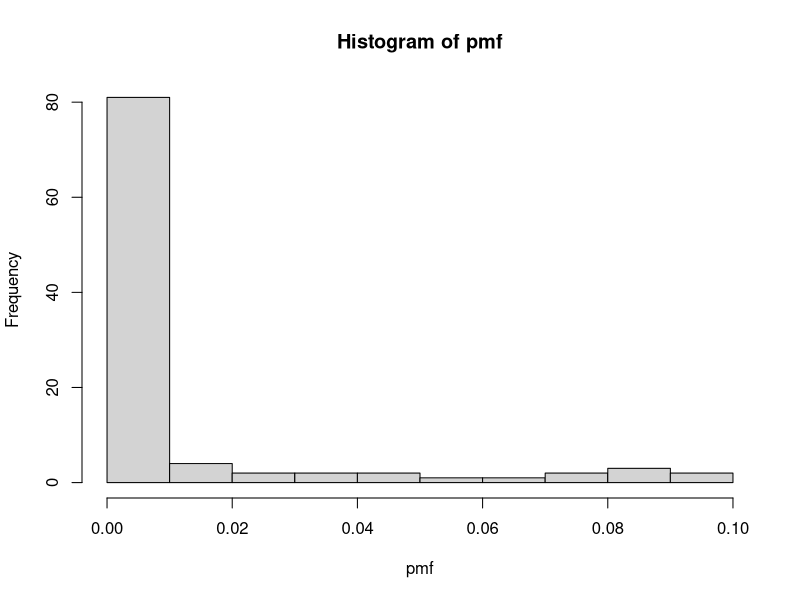
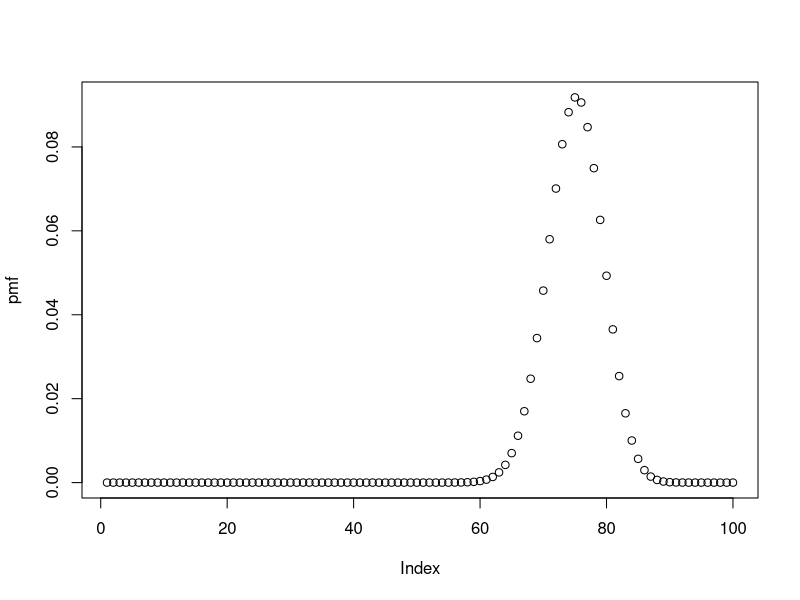

These figures' R source, in order:
#pmf <- vector(mode="list", length=4)
#names(pmf) <- c("2","3","5","7")
#pmf[[1]]

k <- 1:100
pmf <- choose(100,k) * .75**k * (1-.75)**(100-k)
hist(pmf)
plot(pmf)

